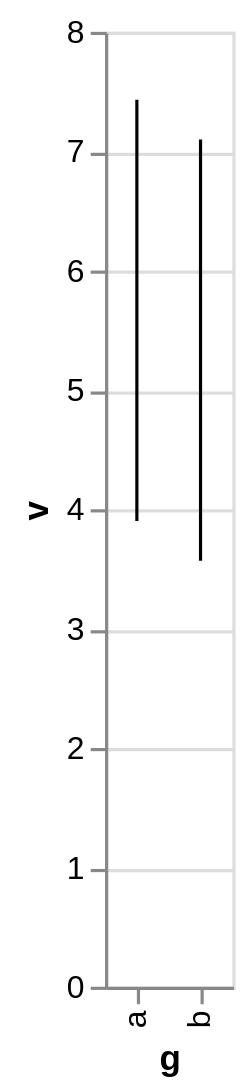

Vega-Lite specification for this chart:
### Vega-Lite specification from a JSON file in a GitHub repository (floating-point values rounded to 4 significant figures)
{"$schema": "https://vega.github.io/schema/vega-lite/v6.json", "data": {"values": [{"g": "a", "v": 3}, {"g": "a", "v": 9}, {"g": "a", "v": 5}, {"g": "b", "v": 6}, {"g": "b", "v": 2}, {"g": "b", "v": 8}]}, "mark": "errorbar", "encoding": {"x": {"field": "g", "type": "nominal"}, "y": {"field": "v", "type": "quantitative"}}, "description": "A summary of each group as a standard error either side of its mean."}
